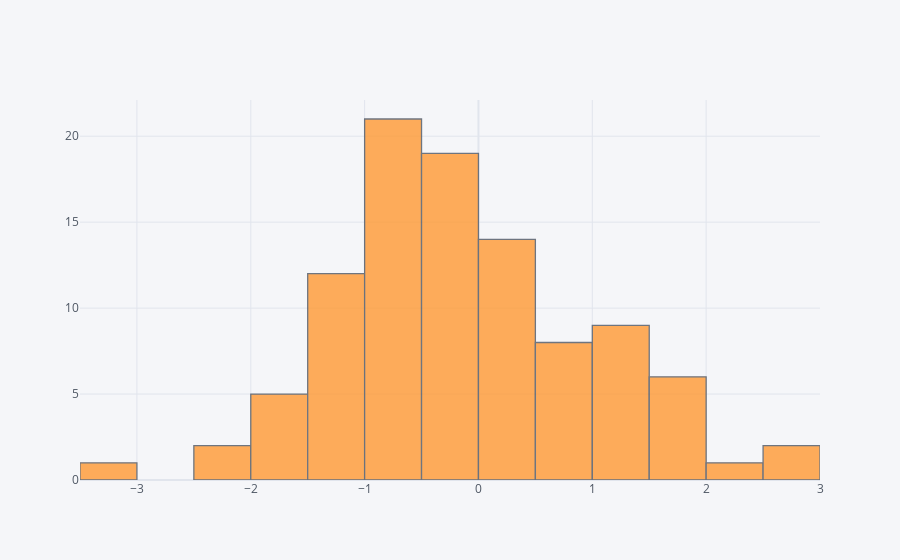

Notebook code cell kept with this figure:
### Markdown cell above
## histogram

### Code cell
df['A'].iplot(kind='hist',bins=25)

### Figure 1 — Plotly figure (JSON) as saved in the notebook; plotly's stock layout.template omitted (floating-point values rounded to 4 significant figures)
{"data": [{"histfunc": "count", "histnorm": "", "marker": {"color": "rgba(255, 153, 51, 1.0)", "line": {"color": "#4D5663", "width": 1.3}}, "name": "A", "nbinsx": 25, "opacity": 0.8, "orientation": "v", "type": "histogram", "x": [1.566, -0.4577, -0.6295, -0.3163, -0.8415, -1.001, -1.485, -0.4342, 0.2056, -1.009, -0.6934, -1.413, -0.006558, 0.4234, 1.054, -0.2214, -0.5588, 0.8012, -0.8955, -0.8702, -0.08548, -1.778, 2.615, -0.104, -1.647, 0.1131, -0.08797, 2.526, -0.4164, 0.2785, 1.348, -1.027, -0.3083, 1.098, -1.956, -0.6522, -0.8038, -1.502, 0.2433, 1.592, 0.9493, -0.02348, -1.368, -0.08687, -0.1639, -1.272, -1.074, -3.466, -0.9738, 0.3437, -1.329, 2.283, -0.6194, 0.3734, 1.716, 0.6635, 0.1375, 0.887, -0.369, -0.02797, 0.5651, -0.9986, -0.5204, 0.5995, 0.7089, -0.8136, -1.576, -0.8978, 0.06761, 1.821, -0.8586, 0.0186, 1.062, -0.5945, 1.064, -0.02634, 1.616, -2.039, 0.292, 1.277, 1.398, -0.1901, -0.5616, -0.3337, 0.255, -0.5045, -0.6823, -1.052, 1.298, 0.3722, -0.1858, -0.597, 1.75, 1.054, -0.9561, -1.058, -1.052, 0.8456, 0.4135, -2.035]}], "layout": {"barmode": "overlay", "legend": {"bgcolor": "#F5F6F9", "font": {"color": "#4D5663"}}, "paper_bgcolor": "#F5F6F9", "plot_bgcolor": "#F5F6F9", "title": {"font": {"color": "#4D5663"}}, "xaxis": {"gridcolor": "#E1E5ED", "showgrid": true, "tickfont": {"color": "#4D5663"}, "title": {"font": {"color": "#4D5663"}, "text": ""}, "zerolinecolor": "#E1E5ED"}, "yaxis": {"gridcolor": "#E1E5ED", "showgrid": true, "tickfont": {"color": "#4D5663"}, "title": {"font": {"color": "#4D5663"}, "text": ""}, "zerolinecolor": "#E1E5ED"}}}
